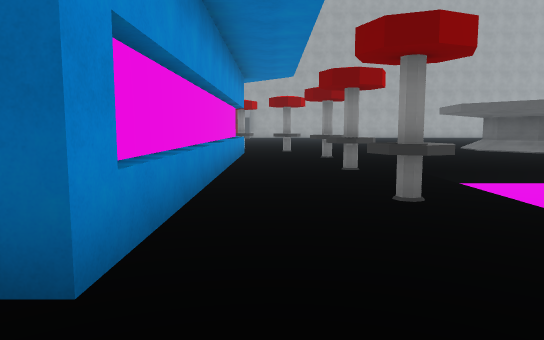
[1] (above)

24 first-person views from a walk through a 3-D level made in the Unity game engine. The camera is 1.4 m above the floor, tilts 6° down and sees 70° across. The floor is counted in squares, 1.8 m on a side. Each view is taken from the middle of a square. On the plan, view 1 faces up. The plan holds only what a view shows up to about 12 squares ahead; the rest is blank. The place goes on beyond the plan. The player character is not drawn. Some surface patterns are stand-ins.

[2]
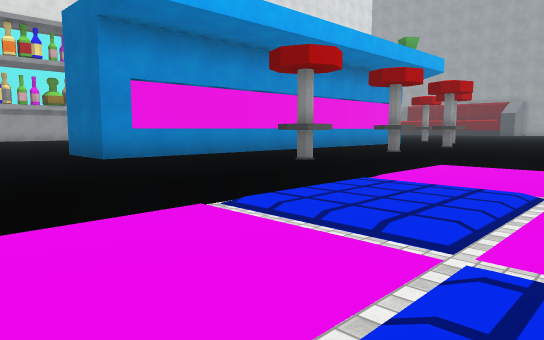

[3]
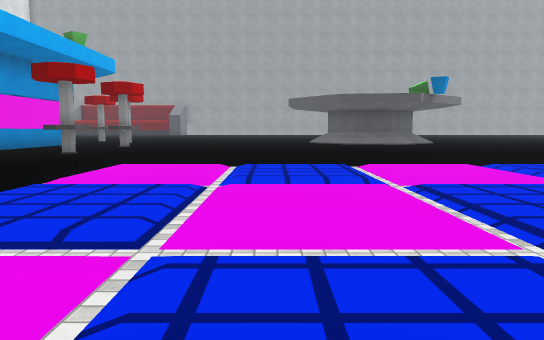

[4]
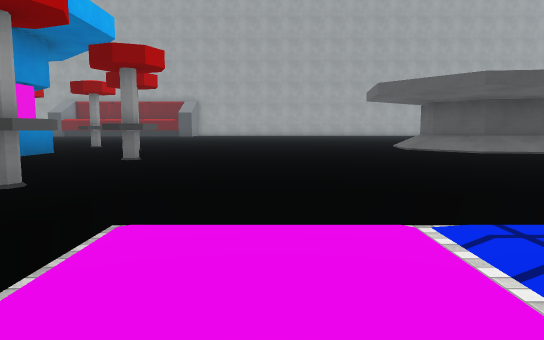

[5]
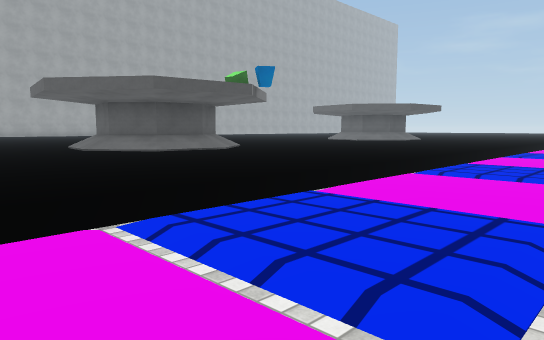

[6]
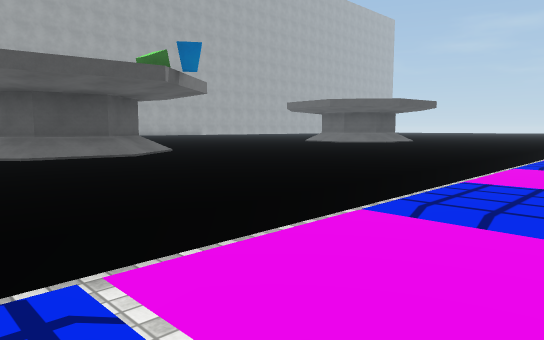

[7]
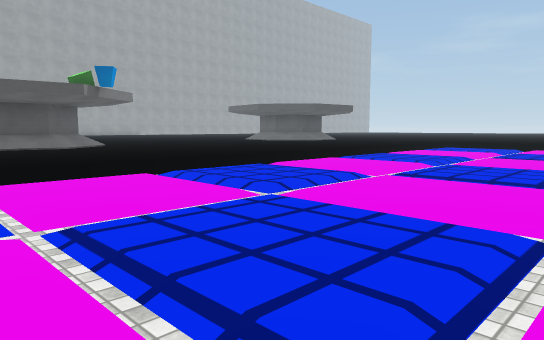

[8]
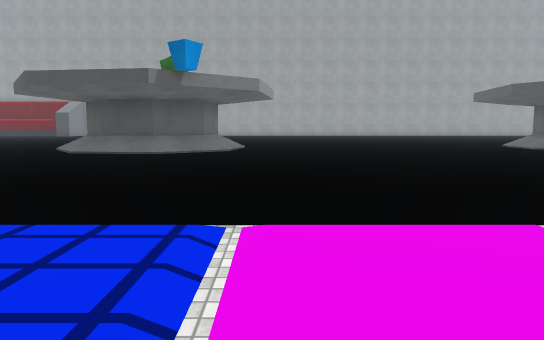

[9]
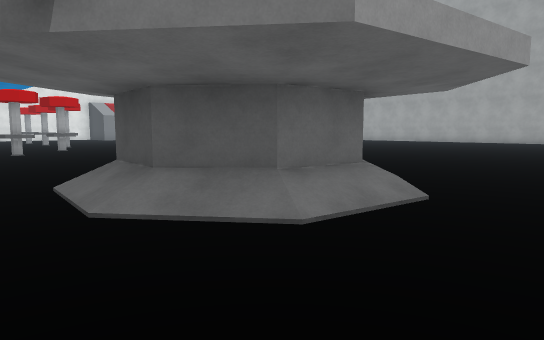

[10]
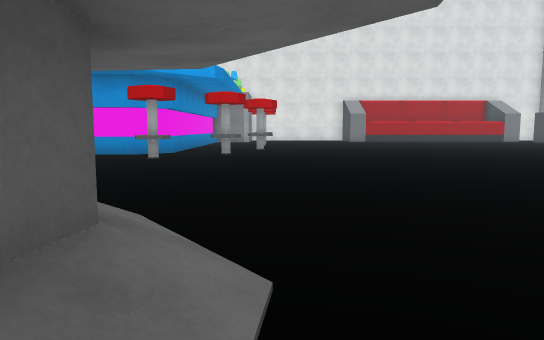

[11]
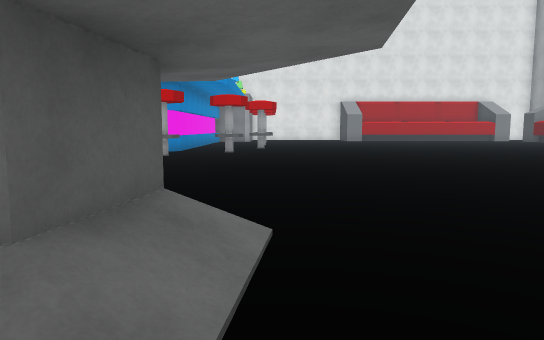

[12]
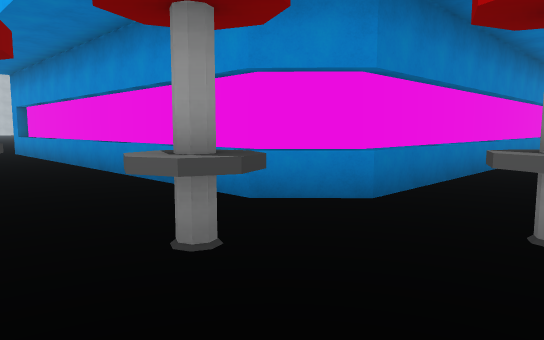

[13]
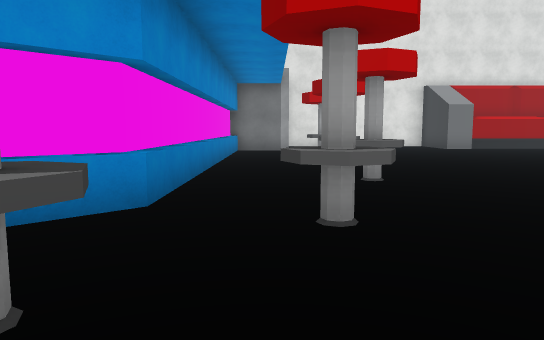

[14]
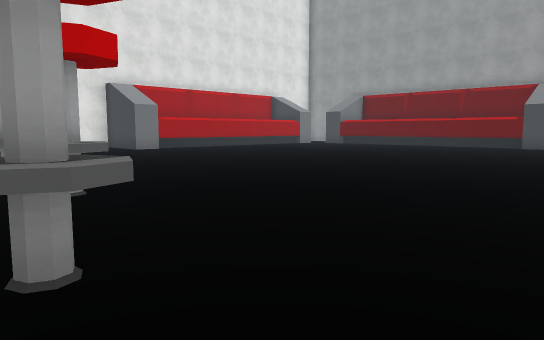

[15]
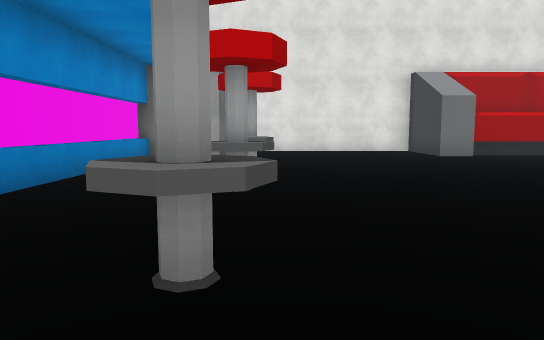

[16]
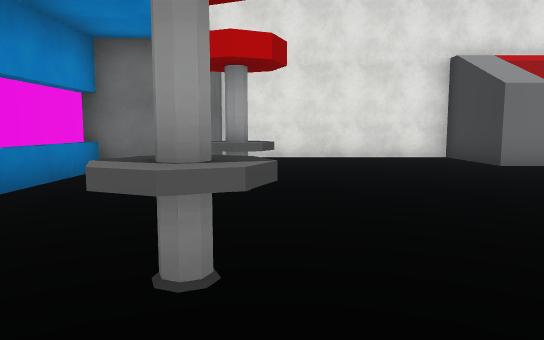

[17]
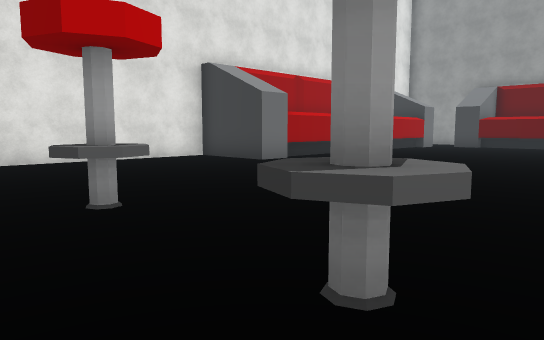

[18]
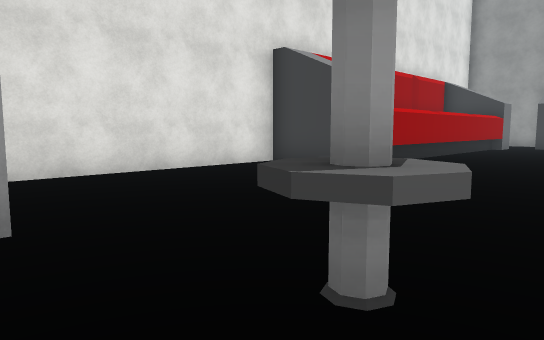

[19]
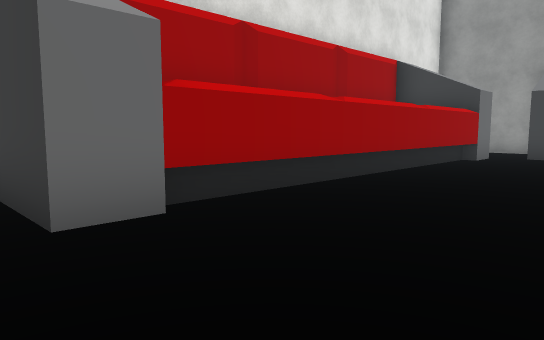

[20]
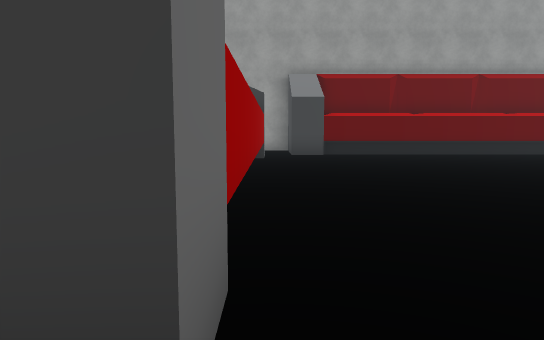

[21]
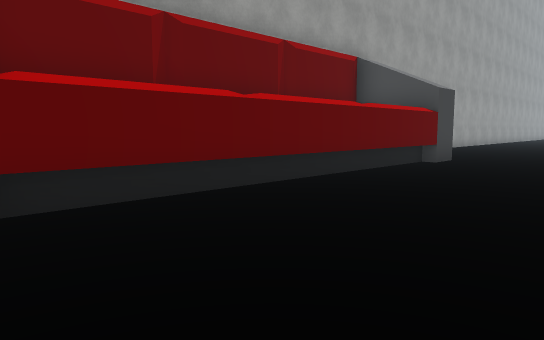

[22]
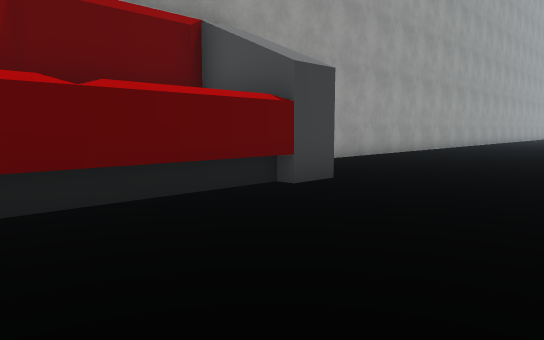

[23]
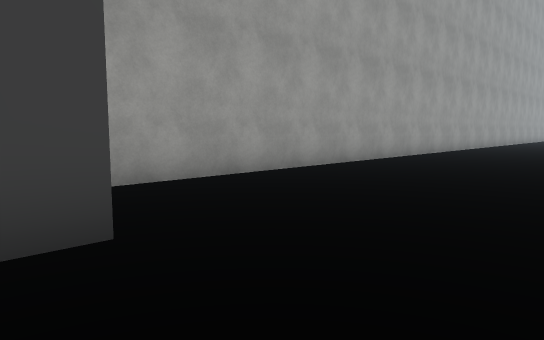

[24]
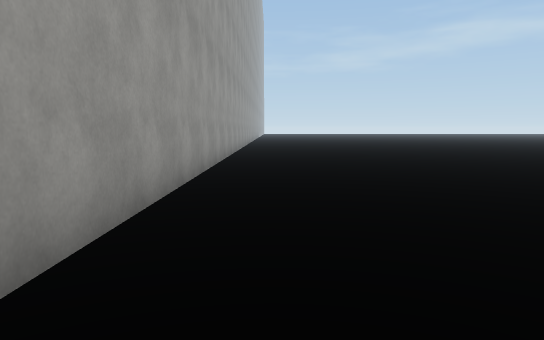

### Floor plan
Key: @ floor where view 1 was taken; # wall or solid block; . main floor; - floor 0.25 m lower than the main floor; / step, stairs or slope; ~ liquid the walk can cross; O other object.
Columns run from 16 left of view 1 to 20 right of it. Each row starts with its distance up from view 1.
 35                ###############
 34                 ..............
 33    ############...............
 32    #..........................
 31    #..........................
 30    #..............    ........
 29    #......    .         ......
 28    #.....    ...         .....
 27    #.....   ....           ...
 26    #.....  .....            ..
 25    #..... ........
 24    #...............       ...
 23   ##.................    ....
 22 ####..................  .....
 21 #............................
 20 #....................... ....
 19 #............. ......... .....
 18 #............. ........   ....
 17 #.....O..O..O........... //...
 16 #.....O..O..O..O......../###..
 15 ###   .........O........## #/.......
 14    #............OO......####/.......
 13    #############.........##/........
 12                #...................
 11                #.OO................
 10                #...................
  9                #....................
  8                #.OO.................
  7                #.O.///~~///~~///~~//
  6                #...///~~/-/~~/-/~~/-
  5                #.O.///~~/-/~~/-/~~/-/
  4                #.OO~~~//~~~//~~~//~~~
  3                #...~~~--~~~--~~~--~~
  2           ....##.. ~~~--~~~--~~~
  1           ........ ///~~---
  0               ..@  ///~~
 -1                    ///~

Positions as (right, up) in squares from view 1, and headings:
1: (0, 0), facing up
2: (6, -1), facing up-left
3: (6, -1), facing up
4: (4, 4), facing up
5: (4, 4), facing up-right
6: (7, 5), facing up-right
7: (7, 1), facing up-right
8: (13, 4), facing up
9: (14, 11), facing up-left
10: (11, 17), facing left
11: (12, 17), facing left
12: (2, 16), facing down-left
13: (2, 15), facing left
14: (1, 15), facing up-left
15: (-2, 17), facing left
16: (-5, 17), facing left
17: (-6, 15), facing up-left
18: (-9, 15), facing up-left
19: (-10, 21), facing up-left
20: (-13, 21), facing up
21: (-12, 29), facing up-right
22: (-7, 29), facing up-right
23: (-3, 30), facing up-right
24: (1, 34), facing right
